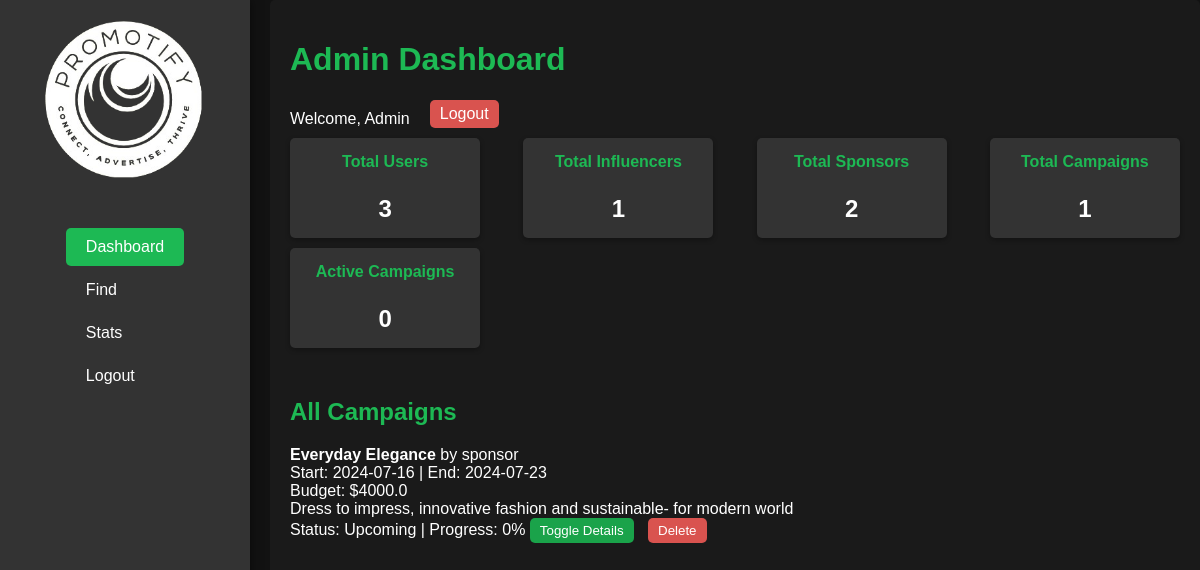
The page /adash (signed in) on the database as committed earlier.
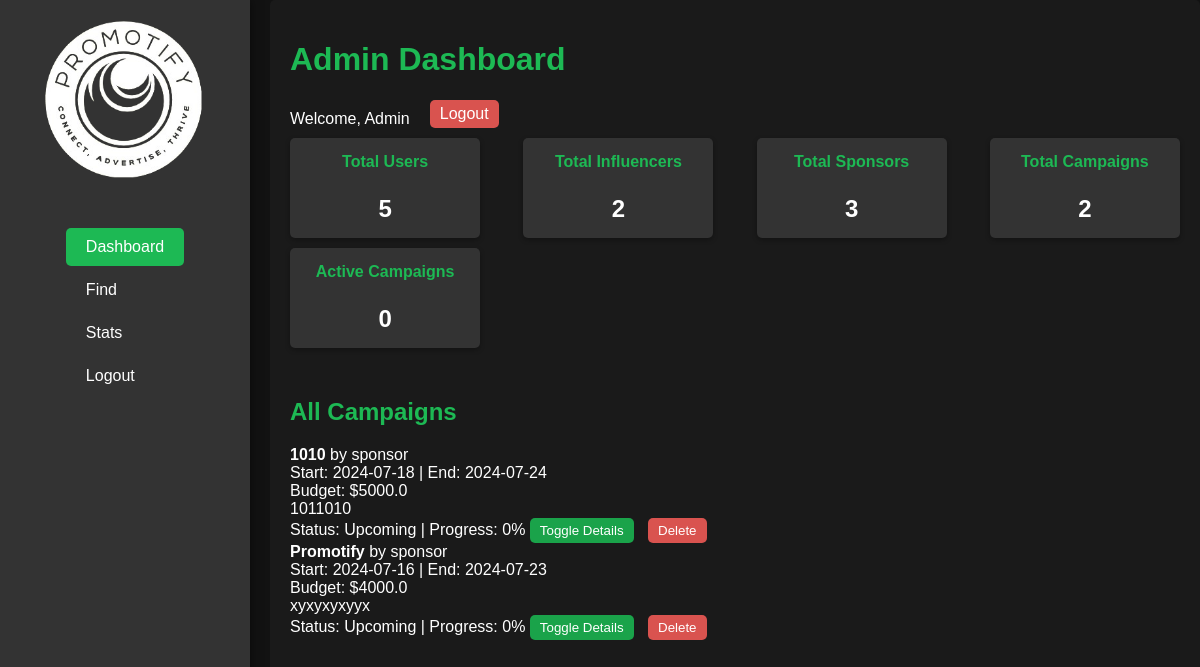
The same page on the database as committed later.
### main.py (models this page shows, shortened)
class Campaign(db.Model):
    id = db.Column(db.Integer, primary_key=True)
    sponsor_id = db.Column(db.Integer, db.ForeignKey('sponsor.id'), nullable=False)
    name = db.Column(db.String(150), nullable=False)
    description = db.Column(db.Text, nullable=True)
    start_date = db.Column(db.Date, nullable=False)
    end_date = db.Column(db.Date, nullable=False)
    budget = db.Column(db.Float, nullable=False)
    status = db.Column(db.String(50))
    sponsor = db.relationship('Sponsor', backref=db.backref('campaigns', lazy=True))
    influencers = db.relationship('Influencer', secondary='application',
                                  primaryjoin="and_(Campaign.id==Application.campaign_id, Application.status=='accepted')",
                                  backref=db.backref('accepted_campaigns', lazy='dynamic'))

class Sponsor(db.Model):
    id = db.Column(db.Integer, primary_key=True)
    username = db.Column(db.String(150), unique=True, nullable=False)
    email = db.Column(db.String(150), unique=True, nullable=False)
    password = db.Column(db.String(150), nullable=False)
    industry = db.Column(db.String(150), nullable=False)
    date_joined = db.Column(db.DateTime, default=datetime.utcnow)  # Add this line

### main.py (the view)
@app.route('/adash')
def admin_dash():
    if 'admin_logged_in' not in session or not session['admin_logged_in']:
        flash('You need to log in first.', 'error')
        return redirect(url_for('admin_log'))
    search_query = request.args.get('search', '')
    campaigns_query = Campaign.query
    if search_query:
        search_filter = or_(
            Campaign.name.ilike(f'%{search_query}%'),
            Campaign.sponsor.has(Sponsor.username.ilike(f'%{search_query}%'))
        )
        campaigns_query = campaigns_query.filter(search_filter)
    campaigns = campaigns_query.order_by(Campaign.start_date.desc()).all()
    for campaign in campaigns:
        if campaign.start_date <= datetime.utcnow().date() <= campaign.end_date:
            campaign.status = "Ongoing"
        elif campaign.start_date > datetime.utcnow().date():
            campaign.status = "Upcoming"
        else:
            campaign.status = "Completed"
        total_days = (campaign.end_date - campaign.start_date).days
        days_passed = (datetime.utcnow().date() - campaign.start_date).days
        campaign.progress = min(max(int((days_passed / total_days) * 100), 0), 100)
    total_users = Influencer.query.count() + Sponsor.query.count()
    total_influencers = Influencer.query.count()
    total_sponsors = Sponsor.query.count()
    total_campaigns = Campaign.query.count()
    active_campaigns = Campaign.query.filter(
        Campaign.start_date <= datetime.utcnow().date(),
        Campaign.end_date >= datetime.utcnow().date()
    ).count()
    stats = {
        'total_users': total_users,
        'total_influencers': total_influencers,
        'total_sponsors': total_sponsors,
        'total_campaigns': total_campaigns,
        'active_campaigns': active_campaigns
    }
    return render_template('admin_dash.html',
                           campaigns=campaigns,
                           search_query=search_query,
                           stats=stats)

### templates/admin_dash.html (shortened to what this page needs)
<!DOCTYPE html>
<html lang="en">
<head>
    <link rel="stylesheet" type="text/css" href="{{ url_for('static', filename='css/adash.css') }}">
</head>
<body>
    <div class="sidebar">
        <header>
            <div class="logo">
                <img src="{{ url_for('static', filename='images/promotify.png') }}" alt="">
            </div>
        </header>
        <nav>
            <ul>
                <li><a href="#" class="active">Dashboard</a></li>
                <li><a href="{{ url_for('afind') }}">Find</a></li>
                <li><a href="{{ url_for('admin_stats') }}">Stats</a></li>
                <li><a href="{{ url_for('admin_log') }}">Logout</a></li>
            </ul>
        </nav>
    </div>
    <div class="main-content">
        <header>
            <h1>Admin Dashboard</h1>
            <div class="user-info">
                <span>Welcome, Admin</span>
                <a href="{{ url_for('admin_log') }}" class="logout-btn">Logout</a>
            </div>
        </header>
        <div class="stats-container">
            <div class="stat-box">
                <h3>Total Users</h3>
                <p>{{ stats.total_users }}</p>
            </div>
            <div class="stat-box">
                <h3>Total Influencers</h3>
                <p>{{ stats.total_influencers }}</p>
            </div>
            <div class="stat-box">
                <h3>Total Sponsors</h3>
                <p>{{ stats.total_sponsors }}</p>
            </div>
            <div class="stat-box">
                <h3>Total Campaigns</h3>
                <p>{{ stats.total_campaigns }}</p>
            </div>
            <div class="stat-box">
                <h3>Active Campaigns</h3>
                <p>{{ stats.active_campaigns }}</p>
            </div>
        </div>
        <section class="content">
            <h2>All Campaigns</h2>
            {% for campaign in campaigns %}
                <div class="result-item">
                    <span>
                        <strong>{{ campaign.name }}</strong> by {{ campaign.sponsor.username }}
                        <br>Start: {{ campaign.start_date.strftime('%Y-%m-%d') }} | End: {{ campaign.end_date.strftime('%Y-%m-%d') }}
                        <br>Budget: ${{ campaign.budget }}
                        <br>{{ campaign.description }}
                        <br>Status: {{ campaign.status }} | Progress: {{ campaign.progress }}%
                    </span>
                    <button class="view-btn" onclick="toggleDetails('campaign-{{ campaign.id }}')">Toggle Details</button>
                    <form action="{{ url_for('delete_campaign', campaign_id=campaign.id) }}" method="POST" style="display: inline;">
                        <button type="submit" class="remove-btn" onclick="return confirm('Are you sure you want to delete this campaign?')">Delete</button>
                    </form>
                </div>
            {% endfor %}
        </section>
    </div>
</body>
</html>

Rows that differ between the two databases and show on the page:
added Campaign: name "1010", sponsor.username "sponsor", start_date "2024-07-18", end_date "2024-07-24", budget "5000.0", description "1011010", status "Upcoming", progress "0"
changed Campaign: name "Everyday Elegance" → "Promotify"; description "Dress to impress, innovative fashion and sustainable- for modern world" → "xyxyxyxyyx"
Other text that changed with them:
{{ stats.total_users }}: "3" → "5"
{{ stats.total_influencers }}: "1" → "2"
{{ stats.total_sponsors }}: "2" → "3"
{{ stats.total_campaigns }}: "1" → "2"
